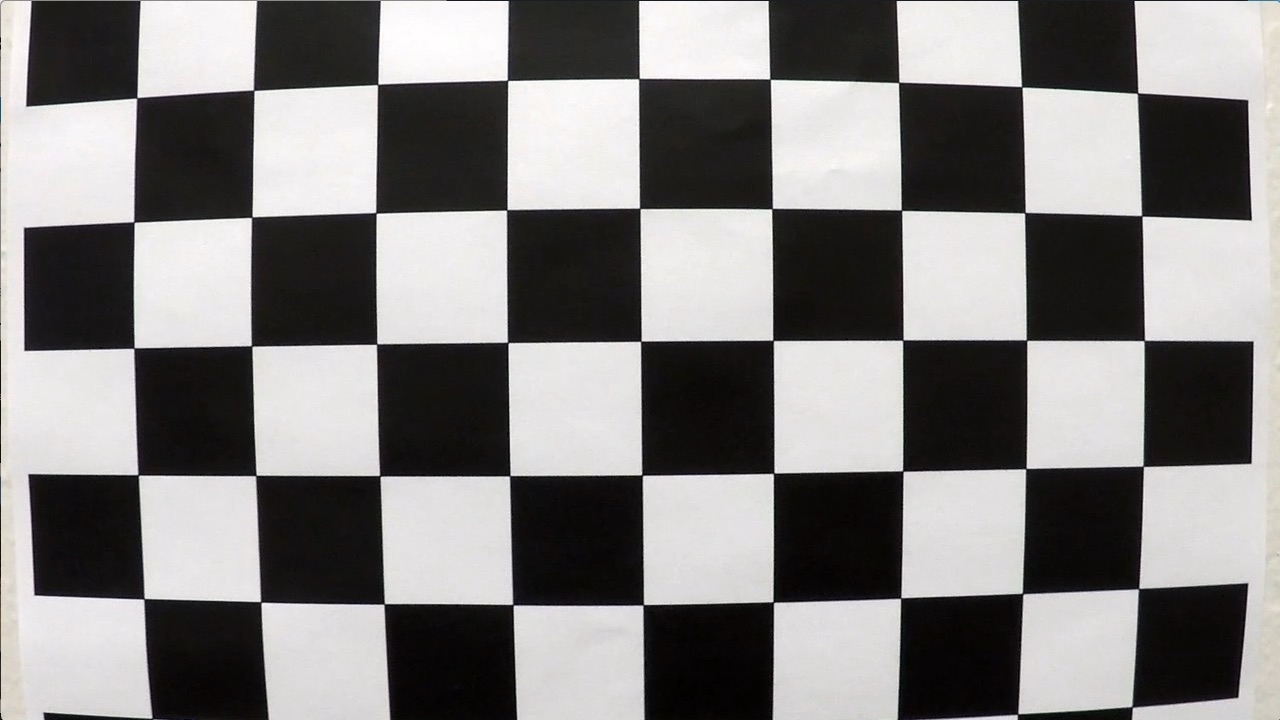
#> input picture camera_cal/calibration01.jpg, 1280 x 720 px
$ python -i Utility.py   (imports and definitions only)   (older library calls are emulated)
#> lines starting #> are read from the running program, lines starting #| are printed output that depends on the picture; after the words box and inside, x2 and y2 are one past the last pixel; in counts of white or black regions, pixels touching at a corner belong together
#> further down, picture is the input picture: shape (720, 1280, 3); mean B, G, R 127.8, 128.4, 130.1

import cv2
import numpy as np
import matplotlib.pyplot as plt

# undistort image using camera calibration matrix from above
# [28 lines left out: functions undistort, warpPoint, unwarp, not called in this run]

# Define a function that applies Sobel x or y,
# then takes an absolute value and applies a threshold.
# Note: calling your function with orient='x', thresh_min=5, thresh_max=100
# should produce output like the example image shown above this quiz.
def abs_sobel_thresh(img, orient='x', thresh_min=25, thresh_max=255):

    # Apply the following steps to img
    # 1) Convert to grayscale
#> called with orient = 'x', thresh_min = 25, thresh_max = 255
    gray = cv2.cvtColor(img, cv2.COLOR_BGR2GRAY )

    # 2) Take the derivative in x or y given orient = 'x' or 'y'
    # 3) Take the absolute value of the derivative or gradient
    if orient == 'x':
        abs_sobel = np.absolute(cv2.Sobel(gray, cv2.CV_64F, 1, 0))
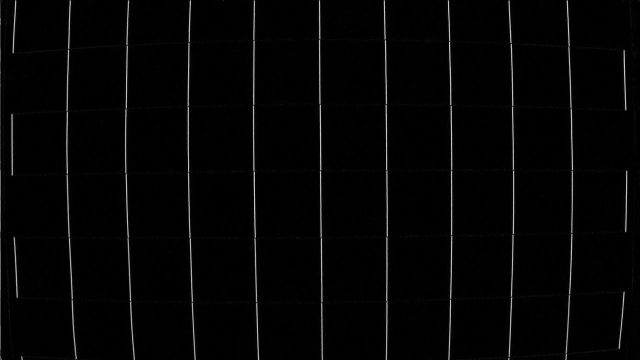
#> abs_sobel: shape (720, 1280) float64 (shown at 1/2 size); min 0, max 943, mean 17.6; drawn with min black and max white
    if orient == 'y':
        abs_sobel = np.absolute(cv2.Sobel(gray, cv2.CV_64F, 0, 1))

    # 4) Scale to 8-bit (0 - 255) then convert to type = np.uint8
    scaled_sobel = np.uint8(255*abs_sobel/np.max(abs_sobel))

    # 5) Create a mask of 1's where the scaled gradient magnitude
    binary_output = np.zeros_like(scaled_sobel)
            # is > thresh_min and < thresh_max
    binary_output[(scaled_sobel >= thresh_min) & (scaled_sobel <= thresh_max)] = 1
    # 6) Return this mask as your binary_output image

    return binary_output


# Define a function that applies Sobel x and y,
# then computes the magnitude of the gradient
# and applies a threshold
# [73 lines left out: functions mag_thresh, dir_threshold, hls_select, displayResult, not called in this run]


>>> import cv2
>>> picture = cv2.imread('camera_cal/calibration01.jpg')
>>> result = abs_sobel_thresh(picture)
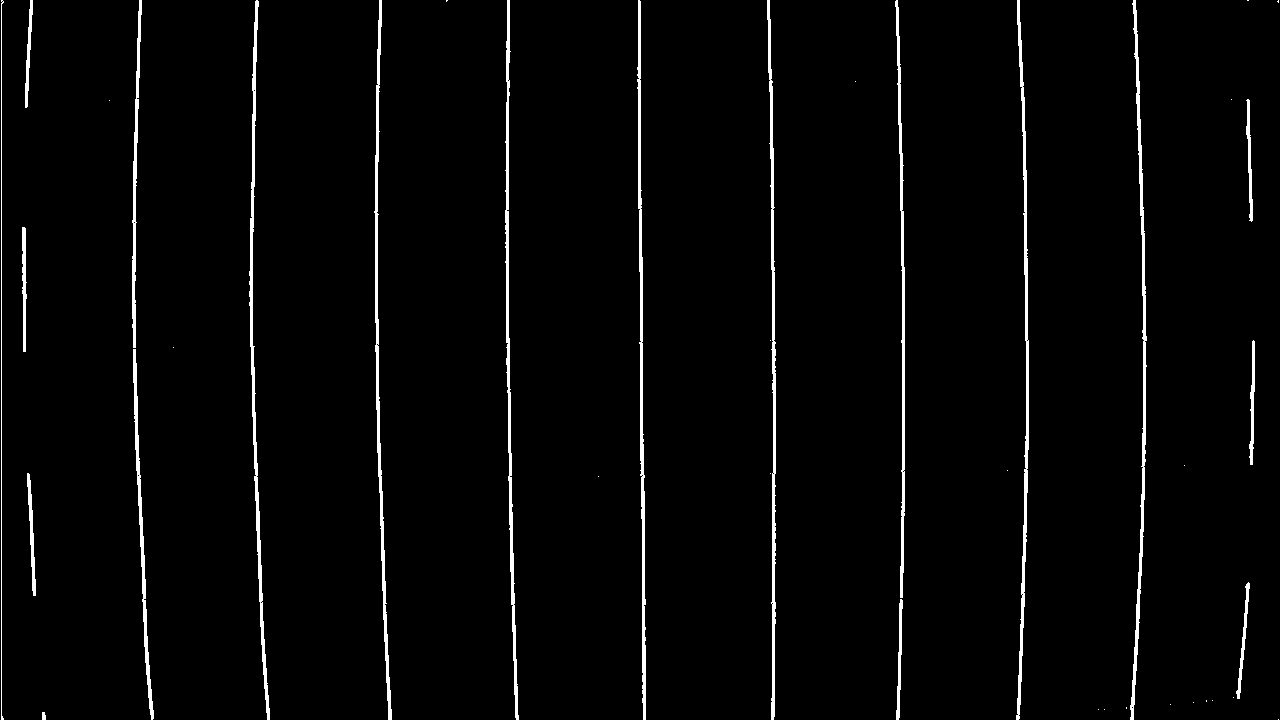
#> result: shape (720, 1280); values 0 (black) and 1 (white), 2.6% white; 40 white regions (21 under 20 px), largest, box (x1, y1, x2, y2) and area: (249, 0, 270, 720) 2379, (1130, 0, 1147, 720) 2350, (1016, 0, 1029, 720) 2313

$ run again, on camera_cal/calibration02.jpg
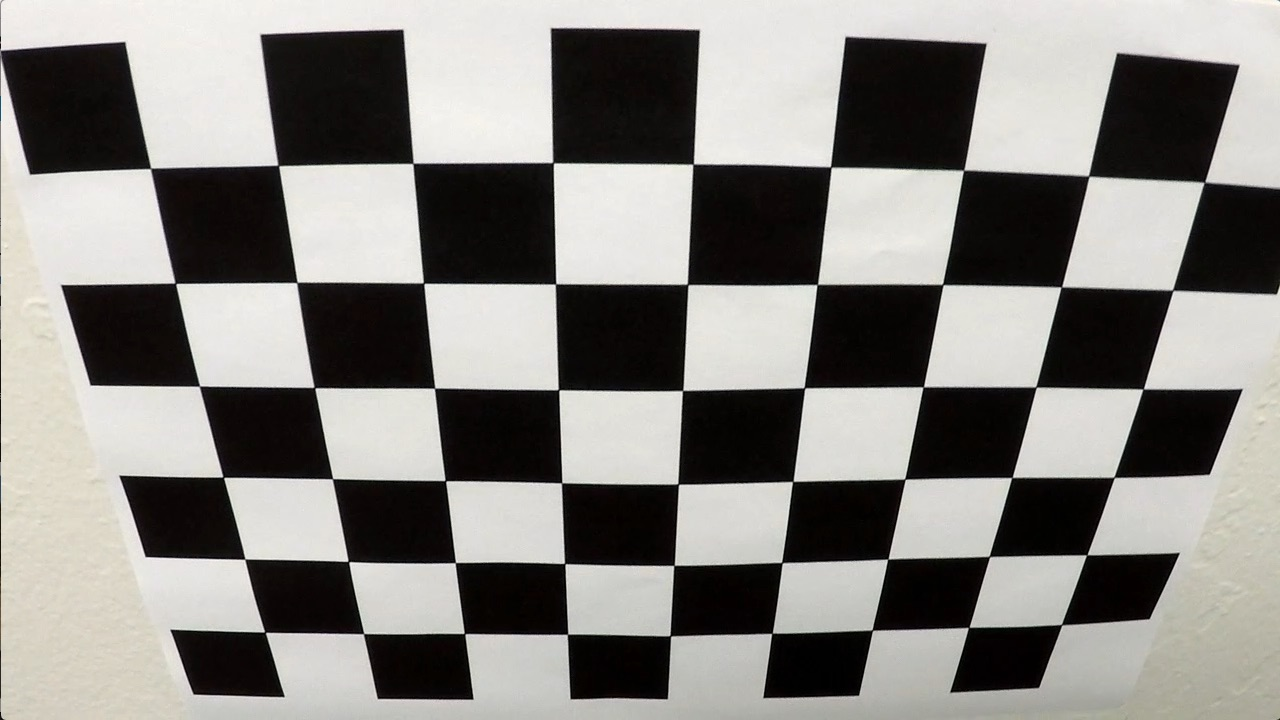
#> input picture camera_cal/calibration02.jpg, 1280 x 720 px
#> picture is the input picture: shape (720, 1280, 3); mean B, G, R 128.5, 132.4, 134.4
#> in abs_sobel_thresh, `abs_sobel = np.absolute(cv2.Sobel(gray, cv2.CV_64F, 1, 0))`:
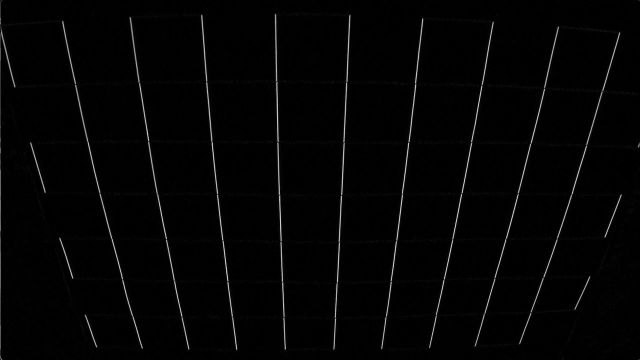
#> abs_sobel: shape (720, 1280) float64 (shown at 1/2 size); min 0, max 963, mean 16.7; drawn with min black and max white
#> `result = abs_sobel_thresh(picture)`:
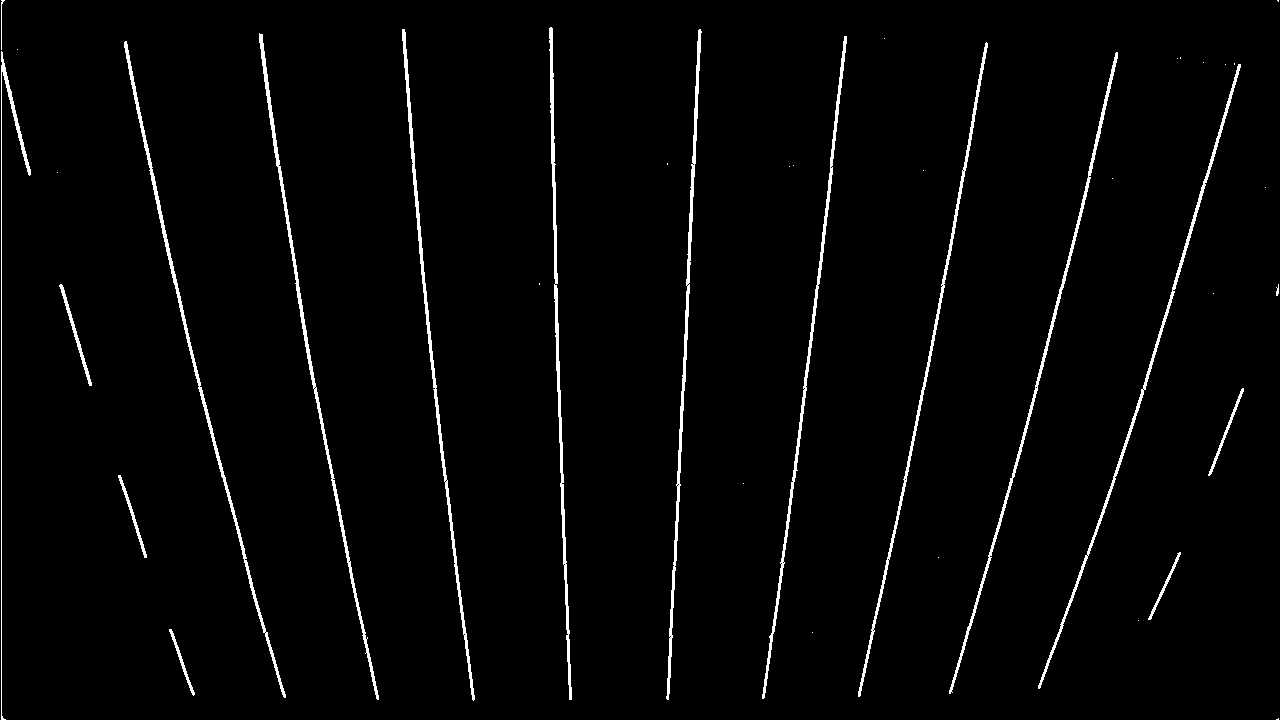
#> result: shape (720, 1280); values 0 (black) and 1 (white), 2.4% white; 39 white regions (22 under 20 px), largest, box (x1, y1, x2, y2) and area: (259, 33, 379, 700) 2264, (124, 41, 286, 698) 2250, (402, 29, 475, 701) 2183

$ run again, on camera_cal/calibration03.jpg
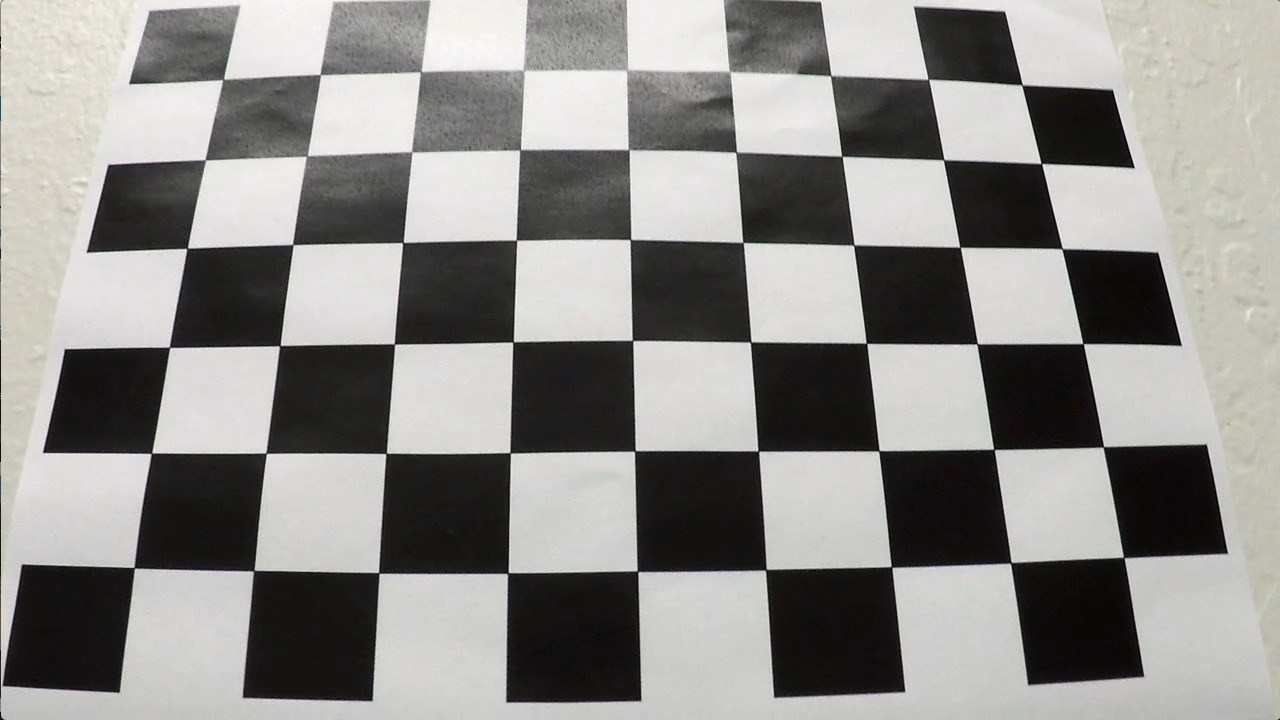
#> input picture camera_cal/calibration03.jpg, 1280 x 720 px
#> picture is the input picture: shape (720, 1280, 3); mean B, G, R 138.1, 141, 141.8
#> in abs_sobel_thresh, `abs_sobel = np.absolute(cv2.Sobel(gray, cv2.CV_64F, 1, 0))`:
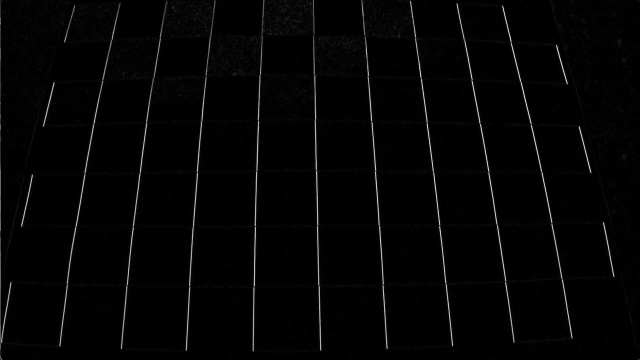
#> abs_sobel: shape (720, 1280) float64 (shown at 1/2 size); min 0, max 879, mean 17.1; drawn with min black and max white
#> `result = abs_sobel_thresh(picture)`:
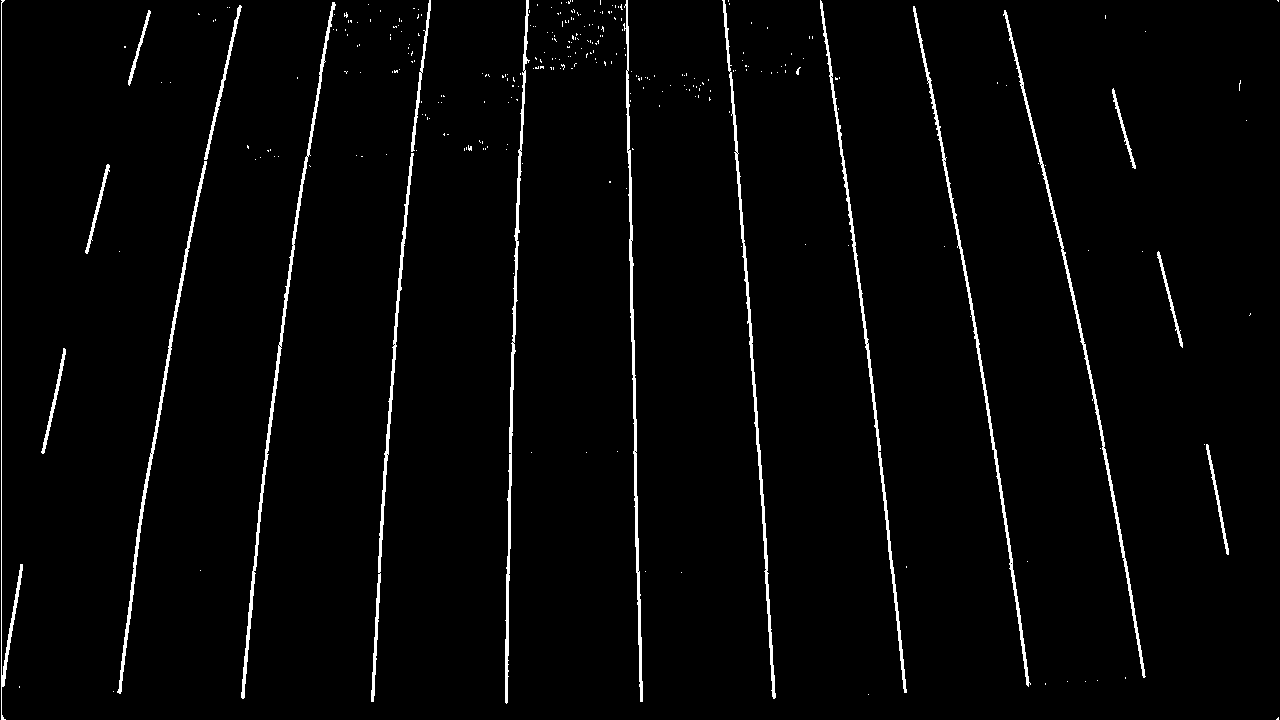
#> result: shape (720, 1280); values 0 (black) and 1 (white), 2.5% white; 300 white regions (282 under 20 px), largest, box (x1, y1, x2, y2) and area: (241, 2, 336, 699) 2238, (505, 0, 530, 704) 2130, (722, 0, 776, 699) 2107
